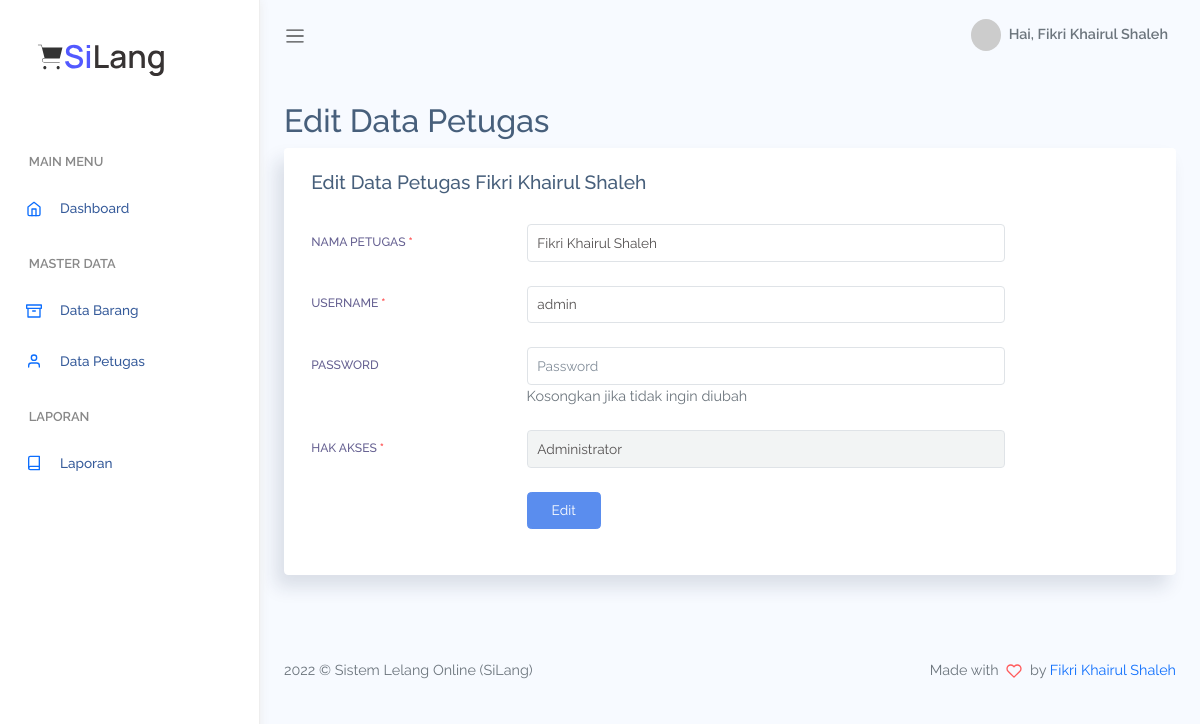
/petugas/edit/1 (signed in), run on the app's committed database.
### tables this page shows
CREATE TABLE `tb_petugas` (
  `id_petugas` int(11) NOT NULL,
  `nama_petugas` varchar(25) NOT NULL,
  `username` varchar(25) NOT NULL,
  `password` varchar(255) NOT NULL,
  `id_level` int(11) NOT NULL
);

### app/core/Controller.php (called while the page is built, shortened)
<?php
class Controller{
    public function view($view, $data = [])
    {
        require_once '../app/views/' . $view . '.php';
    }
    public function model($model)
    {
        return new $model;
    }
}

### app/controllers/Petugas.php (called while the page is built, shortened)
<?php
class Petugas extends Controller
{
    public function edit($id)
    {
        $data['title'] = 'Edit Data Petugas';
        $data['dataPetugas'] = $this->model('M_petugas')->getDataPetugasById($id);
        $this->view('page/backend/petugas/edit', $data);
    }
}

### app/core/App.php (called while the page is built, shortened)
<?php
class App{
    protected $method = 'index';
    protected $params = [];
    public function __construct()
    {
        $url = $this->parseURL();
        if(isset($url[0])){
            if(file_exists('../app/controllers/' . $url[0] . '.php')){
                unset($url[0]);
            }else{
                http_response_code(404);
                require_once '../app/views/page/errors/404.php';
            }
        }else{
        }
        $this->controller = new $this->controller;
        if(isset($url[1])){
            if(method_exists($this->controller, $url[1])){
                $this->method = $url[1];
                unset($url[1]);
            }
        }
        if(!empty($url)){
            $this->params = array_values($url);
        }
        call_user_func_array([$this->controller, $this->method], $this->params);
    }
    public function parseURL()
    {
        if( isset($_GET['url'])){
            $url = rtrim($_GET['url'], '/');
            $url = filter_var($url, FILTER_SANITIZE_URL);
            $url = explode('/',$url);
            return $url;
        }
    }
}

### public/index.php (called while the page is built, shortened)
<?php
$app = new App;

### app/core/Database.php (called while the page is built, shortened)
<?php
class Database{
    private $host = DB_HOST;
    private $user = DB_USER;
    private $pass = DB_PASS;
    private $dbnm = DB_NAME;
    private $dbh;
    private $stmt;
    public function __construct()
    {
        $dsn = 'mysql:host='. $this->host .';dbname='. $this->dbnm;
        $option = [
            PDO::ATTR_PERSISTENT => true,
            PDO::ATTR_ERRMODE => PDO::ERRMODE_EXCEPTION
        ];
        try{
            $this->dbh = new PDO($dsn,$this->user,$this->pass, $option);
        }catch(PDOException $e){
            die($e->getMessage());
        }
    }
    public function query($query)
    {
        $this->stmt = $this->dbh->prepare($query);
    }
    public function bind($param, $value, $type = null)
    {
        if(is_null($type)){
            switch (true)
            {
                default:
                    $type = PDO::PARAM_STR;
            }
        }
        $this->stmt->bindValue($param, $value, $type);
    }
    public function execute()
    {
        $this->stmt->execute();
    }
    public function single()
    {
        $this->execute();
        return $this->stmt->fetch(PDO::FETCH_ASSOC);
    }
}

### app/models/M_petugas.php (called while the page is built, shortened)
<?php
class M_petugas {
    private $table = "tb_petugas";
    private $db;
    public function __construct()
    {
        $this->db = new Database;
    }
    public function getDataPetugasById($id)
    {
        $this->db->query("SELECT * FROM $this->table WHERE id_petugas=:id");
        $this->db->bind('id', $id);
        return $this->db->single();
    }
}

### app/views/page/backend/petugas/edit.php (the view)
<div class="main-content container-fluid">
<div class="page-title">
    <div class="row">
        <div class="col-12 col-md-6 order-md-1 order-last">
            <h3><?= $data['title'] ?></h3>
        </div>
    </div>
</div>
<section class="section">
    <div class="card">
        <div class="card-header">
            <h4 class="card-title"><?= $data['title'] .' '. $data['dataPetugas']['nama_petugas'] ?></h4>
        </div>
        <div class="card-body">
            <form method="POST" action="<?= BASE_URL ?>/petugas/update/<?= $data['dataPetugas']['id_petugas'] ?>">
                <div class="form-group row mb-4">
                    <label for="nama-petugas" class="col-form-label text-md-right col-12 col-md-3 col-lg-3">Nama Petugas <span
                            class="text-danger fw-bold">*</span></label>
                    <div class="col-sm-12 col-md-7">
                        <input type="text" id="nama-petugas" name="nama_petugas" class="form-control" value="<?= $data['dataPetugas']['nama_petugas'] ?>" placeholder="Nama Petugas" autocomplete="off" required>
                    </div>
                </div>
                <div class="form-group row mb-4">
                    <label for="username" class="col-form-label text-md-right col-12 col-md-3 col-lg-3">Username <span
                            class="text-danger fw-bold">*</span></label>
                    <div class="col-sm-12 col-md-7">
                        <input type="text" id="username" name="username" class="form-control"
                            placeholder="Username" value="<?= $data['dataPetugas']['username'] ?>" autocomplete="off"
                            required>
                    </div>
                </div>
                <div class="form-group row mb-4">
                    <label for="password" class="col-form-label text-md-right col-12 col-md-3 col-lg-3">Password </label>
                    <div class="col-sm-12 col-md-7">
                        <input type="password" id="password" name="password" class="form-control"
                            placeholder="Password" autocomplete="off">
                        <div class="text-muted">Kosongkan jika tidak ingin diubah</div>
                    </div>
                </div>
                <div class="form-group row mb-4">
                    <label for="hak-akses" class="col-form-label text-md-right col-12 col-md-3 col-lg-3">Hak Akses <span
                            class="text-danger fw-bold">*</span></label>
                    <div class="col-sm-12 col-md-7">
                        <select id="hak-akses" name="hak_akses" class="form-control" required>
                            <?php
                                $i = 0;
                                $hakAkses = ['-- Pilih --', 'Administrator', 'Petugas'];
                                foreach($hakAkses as $ha){
                                ?>
                                <option <?= $i == $data['dataPetugas']['id_level'] ? 'selected' : '' ?> value="<?= $i ?>"><?= $ha ?></option>
                            <?php $i++; } ?>
                        </select>
                    </div>
                </div>
                <div class="form-grup row mb-4">
                    <label class="col-form-label text-md-right col-12 col-md-3 col-lg-3"></label>
                    <div class="col-sm-12 col-md-7">
                        <button type="submit" name="submit" class="btn btn-primary">Edit</button>
                    </div>
                </div>
            </form>
        </div>
    </div>
</section>
</div>

### public/assets/css/app.css (style rules this page uses)
* { font-family:Raleway }
#main .main-content { padding:2rem 1.5rem }
#main .main-content .page-title h3 { font-size:2rem }
a,button { outline:0 }
.btn.btn-danger,.btn.btn-dark,.btn.btn-info,.btn.btn-light,.btn.btn-link,.btn.btn-primary,.btn.btn-secondary,.btn.btn-success,.btn.btn-warning { color:#fff }
.form-group { margin-bottom:.7rem }
.form-group label { font-size:.755rem;text-transform:uppercase;color:rgba(35,28,99,.7);font-weight:500 }
.card { box-shadow:-8px 12px 18px 0 rgba(25,42,70,.13);margin-bottom:2.2rem }
.card .card-header { border:none }
.card .card-header h4 { font-size:1.2rem }
.card .card-header~.card-body { padding-top:0 }
.card .card-title { font-size:1.2rem }
.card .card-body { padding:1.4rem 1.7rem }

### data on the page
tb_petugas: nama_petugas "Fikri Khairul Shaleh", username "admin", hak_akses "Administrator"

### other printed values
$nama "Fikri Khairul Shaleh"
$data['title'] "Edit Data Petugas"
APP_NAME "Sistem Lelang Online (SiLang)"
AUTHOR "Fikri Khairul Shaleh"
